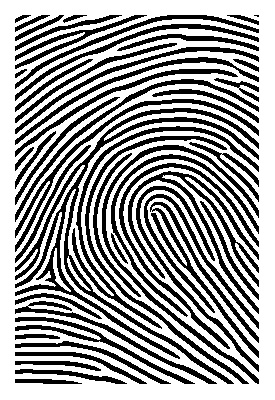
#> input picture dataset_huellas/Fingerprints/fp_1/1.jpg, 275 x 400 px
$ python -i distorsionador.py   (imports and definitions only)
#> lines starting #> are read from the running program, lines starting #| are printed output that depends on the picture
#> further down, picture is the input picture: shape (400, 275, 3); min 0, max 255, mean 156.5
import os
import sys
import glob
import cv2
import numpy as np
import random
import argparse

# ==============================================================================
# FUNCIONES DE TRANSFORMACIÓN
# Todas garantizan mantener exactamente las dimensiones originales (w x h).
# ==============================================================================

# [20 lines left out: functions aplicar_rotacion, aplicar_traslacion, not called in this run]


def deformacion_elastica(imagen, alpha_rango=(10, 20), sigma_rango=(3.5, 5.0)):
    """
    Aplica deformación elástica no lineal basada en campos gaussianos aleatorios (Simard et al.).
    Simula la plasticidad de la piel del dedo al presionar el sensor, conservando píxeles exactos.
    """
#> called with alpha_rango = (10, 20), sigma_rango = (3.5, 5)
    h, w = imagen.shape[:2]
#> h = 400; w = 275
    alpha = random.uniform(*alpha_rango)
    sigma = random.uniform(*sigma_rango)

    # Campos de desplazamiento aleatorio [-1, 1]
    dx = (np.random.rand(h, w) * 2 - 1).astype(np.float32)
    dy = (np.random.rand(h, w) * 2 - 1).astype(np.float32)

    ksize = int(sigma * 4) | 1  # impar
    dx = cv2.GaussianBlur(dx, (ksize, ksize), sigma) * alpha
    dy = cv2.GaussianBlur(dy, (ksize, ksize), sigma) * alpha

    x, y = np.meshgrid(np.arange(w), np.arange(h))
    map_x = (x + dx).astype(np.float32)
    map_y = (y + dy).astype(np.float32)

    border_val = (255, 255, 255) if len(imagen.shape) == 3 else 255
#> border_val = (255, 255, 255)
    res = cv2.remap(imagen, map_x, map_y, interpolation=cv2.INTER_LINEAR,
                    borderMode=cv2.BORDER_CONSTANT, borderValue=border_val)
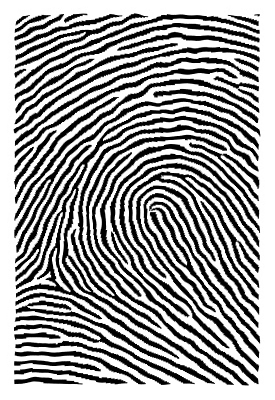
#> res: shape (400, 275, 3); min 0, max 255, mean 156.5
    return res


# [95 lines left out: functions distorsion_ondulatoria, simular_variacion_presion, agregar_ruido_gaussiano, agregar_ruido_sal_pimienta, aplicar_corte_parcial, ajuste_gamma, not called in this run]


# ==============================================================================
# CATÁLOGO DE TRANSFORMACIONES
# ==============================================================================

TRANSFORMACIONES = {
    1: {
        "nombre": "Deformación Elástica (No Lineal)",
        "desc": "Elasticidad y plasticidad de la piel al apoyarse",
        "funcion": deformacion_elastica
    },
    2: {
        "nombre": "Distorsión Ondulatoria (No Lineal)",
        "desc": "Curvatura/ondulación sinusoidal de las crestas",
        "funcion": distorsion_ondulatoria
    },
    3: {
        "nombre": "Variación de Presión Morfológica (No Lineal)",
        "desc": "Ensanchamiento/adelgazamiento de crestas (Erosión/Dilatación)",
        "funcion": simular_variacion_presion
    },
    4: {
        "nombre": "Corrección Gamma / Contraste (No Lineal)",
        "desc": "Variación no lineal de luminosidad y sensor",
        "funcion": ajuste_gamma
    },
    5: {
        "nombre": "Rotación Aleatoria",
        "desc": "Rotación afín del dedo (-15° a +15°)",
        "funcion": aplicar_rotacion
    },
    6: {
        "nombre": "Traslación Aleatoria",
        "desc": "Desplazamiento horizontal y vertical",
        "funcion": aplicar_traslacion
    },
    7: {
        "nombre": "Ruido Gaussiano",
        "desc": "Ruido electrónico analógico",
        "funcion": agregar_ruido_gaussiano
    },
    8: {
        "nombre": "Ruido Sal y Pimienta",
        "desc": "Suciedad o píxeles defectuosos",
        "funcion": agregar_ruido_sal_pimienta
    },
    9: {
        "nombre": "Corte Parcial / Oclusión",
        "desc": "Lectura incompleta (relleno blanco, sin recortar píxeles)",
        "funcion": aplicar_corte_parcial
    }
}


# ==============================================================================
# PROCESAMIENTO Y CONTROL DE TAMAÑO
# ==============================================================================

# [246 lines left out: functions aplicar_transformaciones_aleatorias, obtener_fotos_misma_carpeta, procesar_fotos_carpeta, menu_interactivo, not called in this run]


# ==============================================================================
# MAIN / CLI
# ==============================================================================

# [32 lines not run here, left out]

>>> import cv2
>>> picture = cv2.imread('dataset_huellas/Fingerprints/fp_1/1.jpg')
>>> result = deformacion_elastica(picture)
